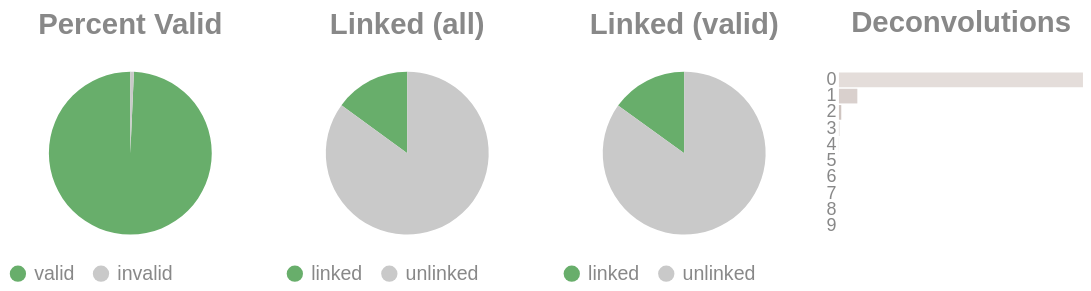

The notebook cell this image was saved under:
### Code cell
if SKIPLR:
    pass
else:
    clash = Counter()
    for i in valids['molecule'].to_list():
        _mol = i.split("-")
        if len(_mol) == 1:
            clash.update('0')
        else:
            clash.update(_mol[-1])

    _d = {"deconvolutions": [], 'count': []}
    for k,v in clash.items():
        _d['deconvolutions'].append(k)
        _d['count'].append(v)

    tot_valid = valids['reads'].sum()
    mask = valids['reads'] >= 2
    n_linked_reads = valids.filter(mask)['reads'].sum()
    if n_linked_reads == 0:
        print_html("No linked molecules (>=2 reads) were detected; skipping linked-only distributions.")
        SKIPLR = True
    else:
        perc_valid = round(tot_valid / n_reads, 4)
        linked_perc_abs = round(n_linked_reads / n_reads, 4)
        linked_perc = round(n_linked_reads / tot_valid, 4)

    _valid = pl.DataFrame({"valids": ['valid', 'invalid'], "count": [tot_valid, n_reads - tot_valid]})
    _linked_abs = pl.DataFrame({"linked (absolute)": ['linked', 'unlinked'], "count": [n_linked_reads, n_reads - n_linked_reads]})
    _linked_rel = pl.DataFrame({"linked (valids)": ['linked', 'unlinked'], "count": [n_linked_reads, tot_valid - n_linked_reads]})

    (
        alt.hconcat(
            piechart(_valid, goodval = 'valid', title = "Percent Valid"),
            piechart(_linked_abs, goodval = "linked", title =  "Linked (all)"),
            piechart(_linked_rel, goodval = "linked", title =  "Linked (valid)"),
            convolutionbar(pl.DataFrame(_d), title = "Deconvolutions"),
            center = True,
            bounds = 'flush'
        )
        .resolve_scale(color='independent')
        .resolve_legend('independent')
        .properties(usermeta={'embedOptions': {"actions": False}})
    ).display()

### Figure 1 — Vega-Lite specification as saved in the notebook (floating-point values rounded to 4 significant figures)
{"width": "container", "height": 400, "config": {"title": {"anchor": "start", "dy": -15, "fontSize": 18, "color": "#888888", "subtitleColor": "#888888", "subtitleFontSize": 14}, "arc": {"fill": "#0072B2"}, "axis": {"domainColor": "#888888", "domainWidth": 0.5, "gridWidth": 0.2, "grid": false, "titleFontWeight": 400, "titleFontSize": 15, "labelFontSize": 11, "labelColor": "#888888", "tickColor": "#888888", "tickWidth": 0.2, "titleColor": "#888888"}, "axisBand": {"grid": false}, "axisX": {"grid": true, "tickSize": 10, "domainCap": "round"}, "axisY": {"domain": false, "grid": true, "tickSize": 0, "domainCap": "round"}, "background": "transparent", "header": {"labelFontSize": 15, "labelColor": "#888888", "titleFontSize": 15, "titleFontWeight": 600, "titleColor": "#888888"}, "legend": {"labelFont": "sans-serif", "labelFontSize": 12, "labelColor": "#888888", "symbolSize": 100, "symbolType": "circle", "titleFontSize": 12, "titlePadding": 10, "titleColor": "#888888", "title": null}, "range": {"category": ["#E69F00", "#56B4E9", "#009E73", "#F0E442", "#0072B2", "#D55E00", "#CC79A7", "#000000"], "diverging": ["#cfe8f3", "#a2d4ec", "#73bfe2", "#46abdb", "#1696d2", "#12719e"]}, "area": {"fill": "#0072B2", "fillOpacity": 0.7, "line": true, "strokeOpacity": 0.7}, "line": {"color": "#0072B2", "stroke": "#0072B2", "strokeWidth": 2}, "trail": {"color": "#0072B2", "stroke": "#0072B2", "strokeWidth": 0, "size": 1}, "point": {"filled": true, "fillOpacity": 1.0, "size": 95}, "text": {"color": "#888888", "fontSize": 11, "align": "right", "fontWeight": 400, "size": 11}, "bar": {"fill": "#0072B2", "stroke": null}, "view": {"stroke": null, "continuousWidth": 660, "continuousHeight": 400}}, "hconcat": [{"data": {"name": "data-8c3c85fe128e118cfcff58e8c699372c"}, "mark": {"type": "arc"}, "encoding": {"color": {"field": "valids", "legend": {"orient": "bottom", "title": null}, "scale": {"domain": ["valid", "invalid"], "range": ["#68ae6b", "#C9C9C9"]}, "title": "Valids", "type": "nominal"}, "theta": {"field": "count", "type": "quantitative"}, "tooltip": [{"field": "valids", "title": "Valids", "type": "ordinal"}, {"field": "percent", "format": ".2%", "title": "Percent", "type": "quantitative"}, {"field": "count", "title": "Count", "type": "quantitative"}]}, "height": 100, "title": {"text": "Percent Valid", "align": "center", "anchor": "middle"}, "transform": [{"calculate": "datum.count / 10703722", "as": "percent"}], "width": 150}, {"data": {"name": "data-af2a7852c7c49efd253c2f347089512a"}, "mark": {"type": "arc"}, "encoding": {"color": {"field": "linked (absolute)", "legend": {"orient": "bottom", "title": null}, "scale": {"domain": ["linked", "unlinked"], "range": ["#68ae6b", "#C9C9C9"]}, "title": "Linked (Absolute)", "type": "nominal"}, "theta": {"field": "count", "type": "quantitative"}, "tooltip": [{"field": "linked (absolute)", "title": "Linked (Absolute)", "type": "ordinal"}, {"field": "percent", "format": ".2%", "title": "Percent", "type": "quantitative"}, {"field": "count", "title": "Count", "type": "quantitative"}]}, "height": 100, "title": {"text": "Linked (all)", "align": "center", "anchor": "middle"}, "transform": [{"calculate": "datum.count / 10703722", "as": "percent"}], "width": 150}, {"data": {"name": "data-753fc716d0f0afce7fa70582251c6051"}, "mark": {"type": "arc"}, "encoding": {"color": {"field": "linked (valids)", "legend": {"orient": "bottom", "title": null}, "scale": {"domain": ["linked", "unlinked"], "range": ["#68ae6b", "#C9C9C9"]}, "title": "Linked (Valids)", "type": "nominal"}, "theta": {"field": "count", "type": "quantitative"}, "tooltip": [{"field": "linked (valids)", "title": "Linked (Valids)", "type": "ordinal"}, {"field": "percent", "format": ".2%", "title": "Percent", "type": "quantitative"}, {"field": "count", "title": "Count", "type": "quantitative"}]}, "height": 100, "title": {"text": "Linked (valid)", "align": "center", "anchor": "middle"}, "transform": [{"calculate": "datum.count / 10628025", "as": "percent"}], "width": 150}, {"data": {"name": "data-eeceb6a716bc400cffd211595bbd2200"}, "mark": {"type": "bar"}, "encoding": {"color": {"field": "deconvolutions", "legend": null, "scale": {"scheme": "lightgreyred"}, "type": "nominal"}, "tooltip": [{"field": "deconvolutions", "title": "Deconvolutions", "type": "ordinal"}, {"field": "percent", "format": ".2%", "title": "Percent", "type": "quantitative"}, {"field": "count", "title": "Count", "type": "quantitative"}], "x": {"axis": null, "field": "count", "type": "quantitative"}, "y": {"field": "deconvolutions", "sort": "ascending", "title": null, "type": "nominal"}}, "height": 100, "title": {"text": "Deconvolutions", "align": "center", "anchor": "middle"}, "transform": [{"calculate": "datum.count / 9767929", "as": "percent"}], "width": 150}], "bounds": "flush", "center": true, "resolve": {"legend": {"angle": "independent"}, "scale": {"color": "independent"}}, "usermeta": {"embedOptions": {"actions": false}}, "$schema": "https://vega.github.io/schema/vega-lite/v6.1.0.json", "datasets": {"data-8c3c85fe128e118cfcff58e8c699372c": [{"valids": "valid", "count": 10628025}, {"valids": "invalid", "count": 75697}], "data-af2a7852c7c49efd253c2f347089512a": [{"linked (absolute)": "linked", "count": 1602340}, {"linked (absolute)": "unlinked", "count": 9101382}], "data-753fc716d0f0afce7fa70582251c6051": [{"linked (valids)": "linked", "count": 1602340}, {"linked (valids)": "unlinked", "count": 9025685}], "data-eeceb6a716bc400cffd211595bbd2200": [{"deconvolutions": "0", "count": 8987857}, {"deconvolutions": "1", "count": 677956}, {"deconvolutions": "2", "count": 85585}, {"deconvolutions": "3", "count": 13468}, {"deconvolutions": "4", "count": 2435}, {"deconvolutions": "5", "count": 500}, {"deconvolutions": "6", "count": 103}, {"deconvolutions": "7", "count": 16}, {"deconvolutions": "8", "count": 6}, {"deconvolutions": "9", "count": 3}]}}
